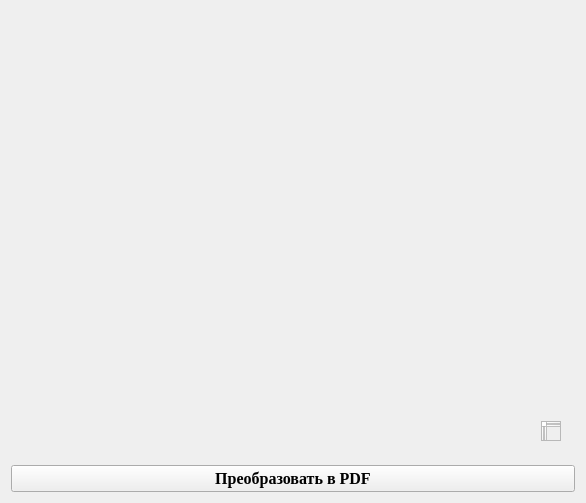
<?xml version="1.0" encoding="UTF-8"?>
<ui version="4.0">
 <class>printgraf</class>
 <widget class="QWidget" name="printgraf">
  <property name="geometry">
   <rect>
    <x>0</x>
    <y>0</y>
    <width>586</width>
    <height>503</height>
   </rect>
  </property>
  <property name="windowTitle">
   <string>Form</string>
  </property>
  <layout class="QGridLayout" name="gridLayout_2">
   <item row="0" column="0">
    <layout class="QGridLayout" name="gridLayout">
     <item row="0" column="0">
      <widget class="QCustomPlot" name="widget" native="true">
       <widget class="QTextEdit" name="textEdit">
        <property name="geometry">
         <rect>
          <x>530</x>
          <y>410</y>
          <width>20</width>
          <height>20</height>
         </rect>
        </property>
       </widget>
      </widget>
     </item>
    </layout>
   </item>
   <item row="1" column="0">
    <widget class="QPushButton" name="pushButton">
     <property name="font">
      <font>
       <family>Times New Roman</family>
       <pointsize>12</pointsize>
       <bold>true</bold>
      </font>
     </property>
     <property name="text">
      <string>Преобразовать в PDF</string>
     </property>
    </widget>
   </item>
  </layout>
 </widget>
 <customwidgets>
  <customwidget>
   <class>QCustomPlot</class>
   <extends>QWidget</extends>
   <header>qcustomplot.h</header>
   <container>1</container>
  </customwidget>
 </customwidgets>
 <resources/>
 <connections/>
</ui>
